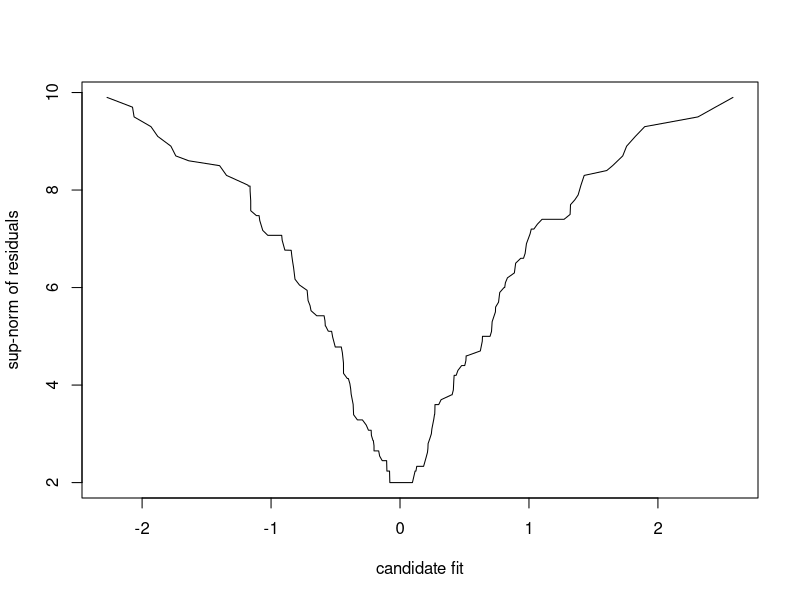
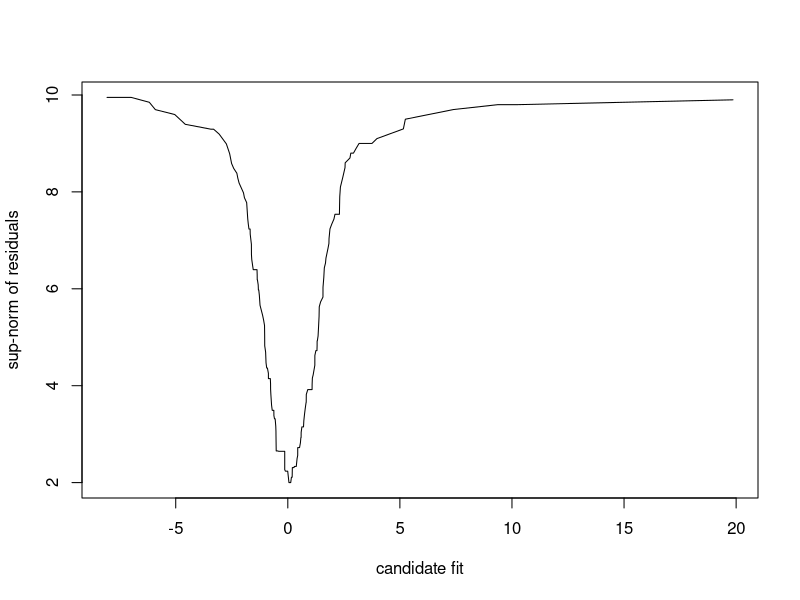
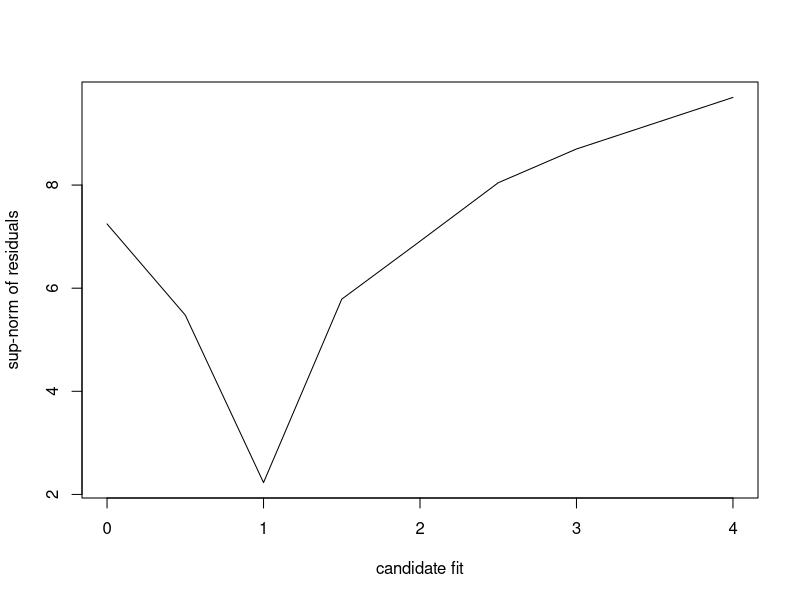
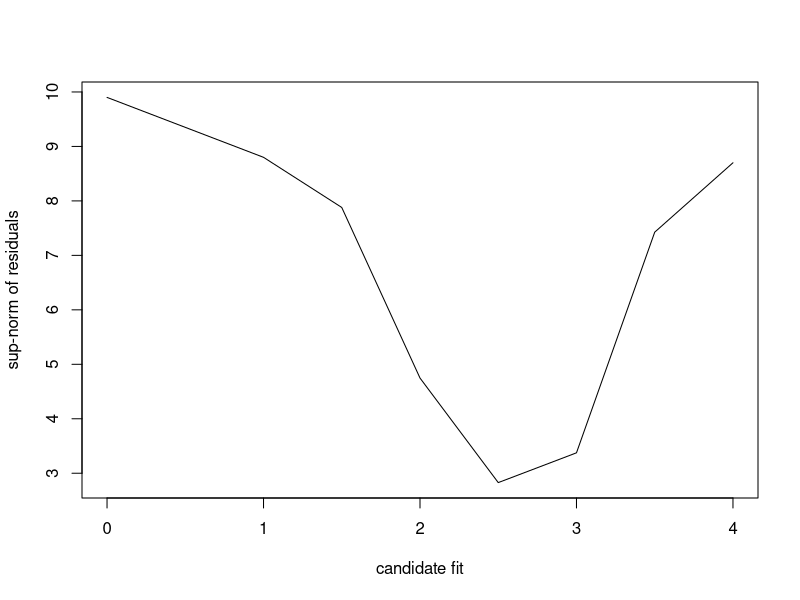

Reproduce these figures in R, in order.

#===============
#
# Functions
#
#================


multi.sup.norm <- function(x)
{
  #' Multi-resolution sup norm of a vector
  #'
  #'@param x vector 
  
  cumsum.x <- c(0, cumsum(x))
  n <- length(x)
  
  loc.max <- 0 
  run.max <- 0 
  
  for (s in 1:n) for (e in (s+1):(n+1)) 
  {
    loc.max <- abs(cumsum.x[e] - cumsum.x[s]) / sqrt(e-s)
    
    if (loc.max > run.max) run.max <- loc.max
  }
  
  return(run.max)
  
}


add.midpoints.sort <- function(x)
{
  #' Adds midpoints to vector and returns sorted values
  #'
  #'@param x vector
  
  n <- length(x)
  
  x.mid <- numeric(n-1)
  
  for (ii  in 1:(n-1)) x.mid[ii] <- (x[ii] + x[ii+1]) / 2
  
  x <- c(x, x.mid)
  
  return(sort(x))
  
}


plot.wrapper <- function(x)
{
  #' Plots sign multi-resolution norm of residuals against candidate fit
  #' for all 2*n - 1 candidate fits leading to different residual sign sequence
  #' combinations
  #'
  #'@param x
  #'@references 

  n <- length(x)
    
  xx <- add.midpoints.sort(x)

  xx.sup.norm <- c()
  
  for (yy in xx) 
  {
    xx.sup.norm <- c(
      xx.sup.norm, 
      multi.sup.norm(sign(x - rep(yy,n)))
    )
  }
  
  plot(xx.sup.norm ~ xx, 
       type = "l",
       xlab = "candidate fit",
       ylab = "sup-norm of residuals"
       )
  
}

#========================
#
# Simultion study
#
#========================


# global params 

set.seed(100)

n <- 100 


# gaussian noise 

e.gauss <- rnorm(n)

plot.wrapper(e.gauss)


# cuachy noise 

e.cauchy <- rcauchy(n)

plot.wrapper(e.cauchy)


# poison noise

e.pois <- rpois(n, 1)

plot.wrapper(e.pois)


# hypergeometric noise

e.hyper <- rhyper(n, 10, 5, 4)

plot.wrapper(e.hyper)
